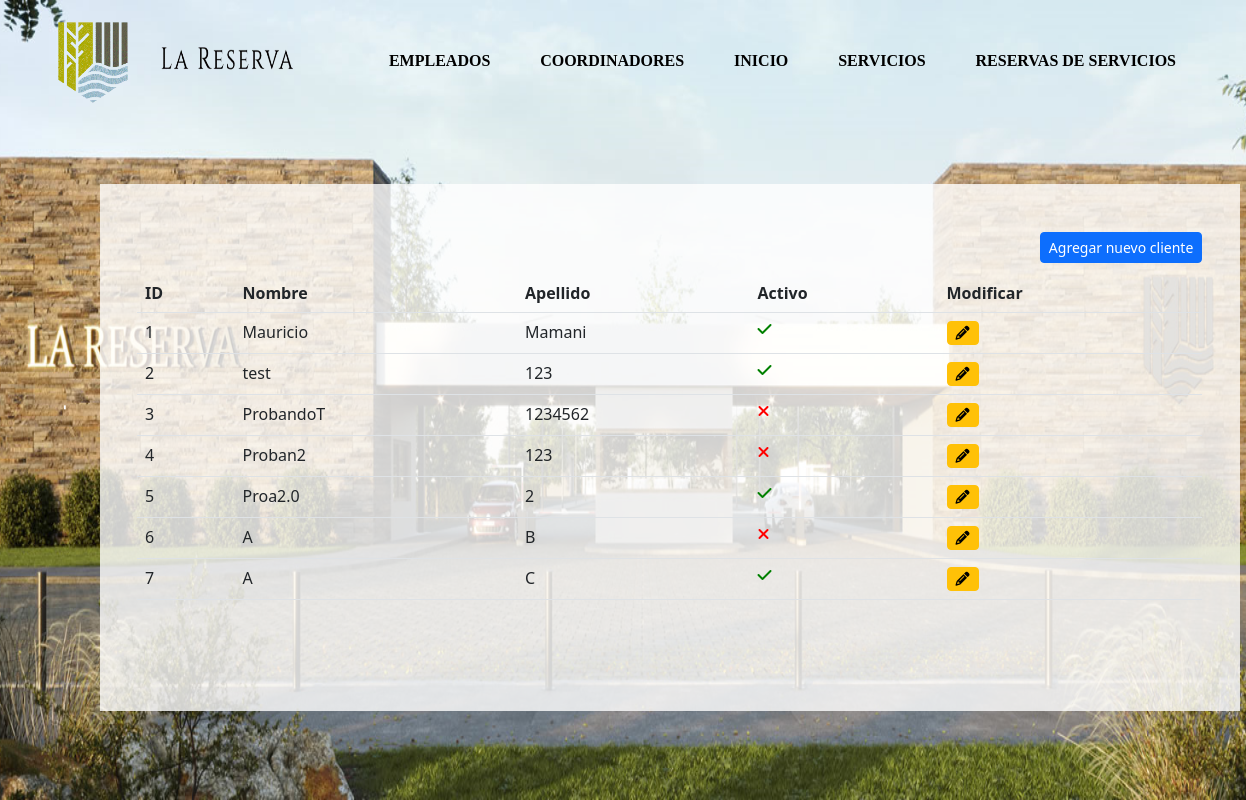
The page /reservas/clientes/listado/ on the database as committed earlier.
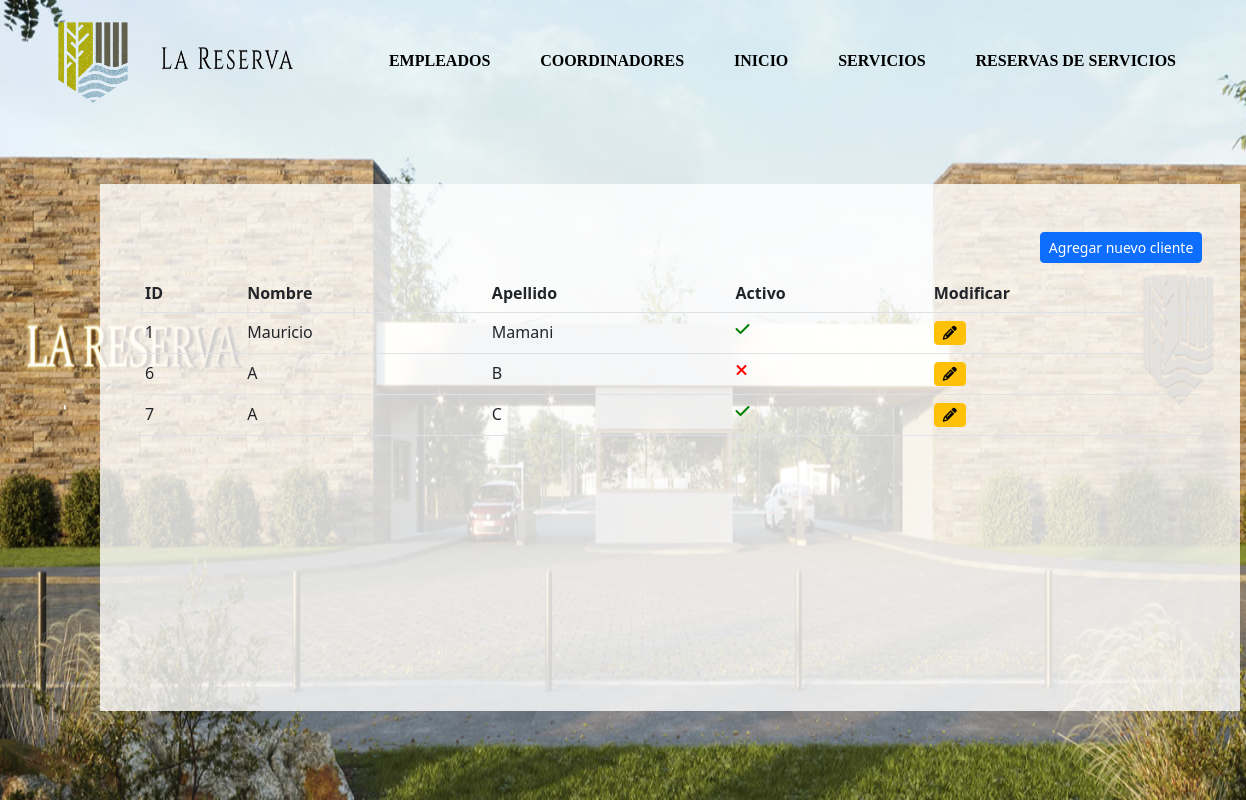
The same page on the database as committed later.
### reservas/models.py (models this page shows, shortened)
class Cliente(models.Model):
    nombre = models.CharField(verbose_name="Nombre",max_length=50)
    apellido = models.CharField(verbose_name="Apellido",max_length=50)
    activo = models.BooleanField(verbose_name="Activo",default=True)

### reservas/views.py (the view)
# urls.py: path('clientes/listado/', views.listado_clientes, name="listado_clientes"),
def listado_clientes(request):
    clientes = Cliente.objects.all()
    context = {
        "clientes": clientes
    }
    return render(request, "reservas/listar_clientes.html", context)

### reservas/templates/reservas/listar_clientes.html (shortened to what this page needs)
{% load static %}
<link rel="stylesheet" href="{% static 'css/home.css' %}">
 <link rel="stylesheet" href="{% static 'css/listados.css' %}" />
 <link rel="stylesheet" href="https://cdnjs.cloudflare.com/ajax/libs/font-awesome/6.2.1/css/all.min.css" />
 <link rel="stylesheet" href="https://cdn.jsdelivr.net/npm/bootstrap@5.2.3/dist/css/bootstrap.min.css" />
<div class="cabecera">
    <div>
        <img src="{% static 'img/BANNER-01.png' %}" alt="" width="100%" id="fondo">
    </div>
    <div class="navegar">
        <div id="div_logo">
            <img src="{% static 'img/resetImage.png' %}" alt="" id="logo">
            <img src="{% static 'img/resetImage (1).png' %}" alt="" id="logo_letra">
        </div>
        <div id="nav">
            <a href="{% url 'listado_empleados' %}" class="a">EMPLEADOS</a>
            <a href="{% url 'listado_coordinadores' %}" class="a">COORDINADORES</a>
            <a href="{% url 'home' %}" class="a">INICIO</a>
            <a href="{% url 'listado_servicios' %}" class="a">SERVICIOS</a>
            <a href="{% url 'listado_reservas_de_servicios' %}" class="a">RESERVAS DE SERVICIOS</a>
        </div>
    </div>
    <div class="container mt-4" id="tabla">
        <div class="row">
            <div class="col-sm-12 col-md-12 col-lg-12 col-xl-12">
                <a href="{% url 'registrar_cliente' %}" id="nuevo"><button class='btn btn-sm btn-primary'>Agregar nuevo cliente</button></a>
                <div class="table-responsive" id="div1">
                    <table id="listado" class="table">
                        <thead>
                            <tr>
                                <th>ID</th>
                                <th>Nombre</th>
                                <th>Apellido</th>
                                <th>Activo</th>
                                <th>Modificar</th>
                            </tr>
                        </thead>
                        <tbody>
                            {% for cliente in clientes %}
                            <tr>
                                <td>{{cliente.id}}</td>
                                <td>{{cliente.nombre}}</td>
                                <td>{{cliente.apellido}}</td>
                                {% if cliente.activo %}
                                    <td><a href="{% url 'desactivar_cliente' cliente.id %}"><i class='fa-solid fa-check' style='color: green;'></a></td>
                                {% else %}
                                    <td><a href="{% url 'activar_cliente' cliente.id %}"><i class='fa-solid fa-xmark' style='color: red;'></a></td>
                                {% endif %}
                                <td><a href="{% url 'modificar_cliente' cliente.id %}"><button class='btn btn-sm btn-warning'><i class='fa-solid fa-pencil'></i></button></a></td>
                            </tr>
                            {% endfor %}
                        </tbody>
                    </table>
                </div>
            </div>
        </div>
    </div>
</div>

Rows that differ between the two databases and show on the page:
removed Cliente: id "2", nombre "test", apellido "123", activo True (drawn)
removed Cliente: id "3", nombre "ProbandoT", apellido "1234562", activo False (drawn)
removed Cliente: id "4", nombre "Proban2", apellido "123", activo False (drawn)
removed Cliente: id "5", nombre "Proa2.0", apellido "2", activo True (drawn)
